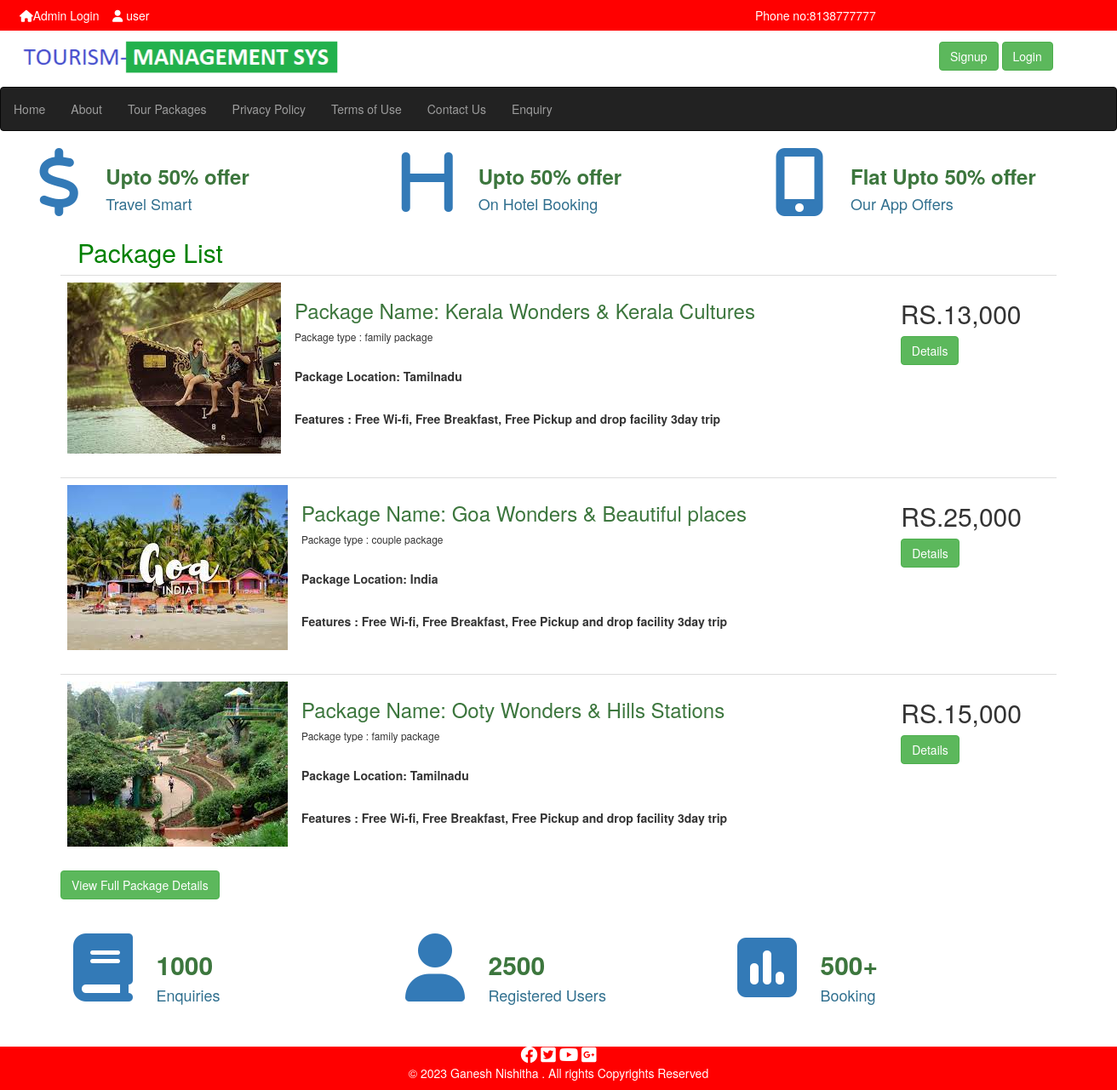
The app's page /home.php with its own data.
### tables this page shows
CREATE TABLE `tour` (
  `id` int(11) NOT NULL,
  `package_name` varchar(100) DEFAULT NULL,
  `package_type` varchar(100) DEFAULT NULL,
  `package_location` varchar(30) DEFAULT NULL,
  `package_price` varchar(30) DEFAULT NULL,
  `package_image` varchar(500) DEFAULT NULL
);

### home.php (the view, shortened to what this page needs)
<!DOCTYPE html>
<html>
<head>
<link href="https://unpkg.com/aos@2.3.1/dist/aos.css" rel="stylesheet">
</head>
<body>
<?php
include('header.php');
?>
<div class="row animate__animated animate__fadeInDown">
	<div class="col-md-1 text-right">
		<i class="fa-solid fa-dollar-sign text-primary" style="font-size:80px;"></i>
	</div>
	<div class="col-md-3">
		<h3 class="text-success" style="font-weight:bold;">Upto 50% offer</h3>
		<h4 class="text-info ">Travel Smart</h4>
	</div>
	<div class="col-md-1 text-right">
		<i class="fa-solid fa-h text-primary" style="font-size:80px;"></i>
	</div>
	<div class="col-md-3">
		<h3 class="text-success" style="font-weight:bold;">Upto 50% offer</h3>
		<h4 class="text-info ">On Hotel Booking</h4>
	</div>
	<div class="col-md-1 text-right">
		<i class="fa-solid fa-mobile-screen-button text-primary" style="font-size:80px;"></i>
	</div>
	<div class="col-md-3">
		<h3 class="text-success" style="font-weight:bold;">Flat Upto 50% offer</h3>
		<h4 class="text-info ">Our App Offers</h4>
	</div>
 </div>
 <div class="container">
 <div class="row">
 	<h2 style="color:green;margin-left:20px;">Package List</h2>
 	<?php
	include('dbconnection.php');
	$sql="select * from tour limit 3";
	$result=mysqli_query($con,$sql);
	if(mysqli_num_rows($result)>0)
	{
		while($row=mysqli_fetch_assoc($result))
		{
			?>
<table class="table table-responsive">
	  <tr>
 			<th class="col-md-2">
 				<img src="<?php echo $row["package_image"];?>" class="animate__animated animate__slideInLeft">
 			</th>
 			<th class="col-md-8 animate__animated animate__slideInUp">
 				<h3 class="text-success">Package Name: <?php echo $row["package_name"];?></h3>
 				<h6>Package type : <?php echo $row["package_type"];?></h6><br>
 				<p>Package Location: <?php echo $row["package_location"];?></p><br>
 				<p>Features : Free Wi-fi, Free Breakfast, Free Pickup and drop facility 3day trip</p>
 			</th>
 			<th class="col-md-2 animate__animated animate__slideInRight">
 				<h2><?php echo $row["package_price"];?></h2>
 				<a href="package-details.php?pid=<?php echo $row['id']; ?>"><button class="btn btn-success">Details</button></a>
 			</th>
 		</tr>
</table>
<?php
		}
	}
	?>
 <a href="package-list.php" class=""><button class="btn btn-success animate__animated animate__fadeInLeft">View Full Package Details</button></a>
 </div>
 <br>
 <br>
 <div class="row animate__animated animate__fadeInDown">
	<div class="col-md-1 text-right">
		<i class="fa-solid fa-book text-primary" style="font-size:80px;"></i>
	</div>
	<div class="col-md-3">
		<h2 class="text-success" style="font-weight:bold;">1000</h2>
		<h4 class="text-info ">Enquiries</h4>
	</div>
	<div class="col-md-1 text-right">
		<i class="fa-solid fa-user text-primary" style="font-size:80px;"></i>
	</div>
	<div class="col-md-3">
		<h2 class="text-success" style="font-weight:bold;">2500</h2>
		<h4 class="text-info ">Registered Users</h4>
	</div>
	<div class="col-md-1 text-right">
		<i class="fa-solid fa-square-poll-vertical text-primary" style="font-size:80px;"></i>
	</div>
	<div class="col-md-3">
		<h2 class="text-success" style="font-weight:bold;">500+</h2>
		<h4 class="text-info ">Booking</h4>
	</div>
 </div>
</div>
<br>
<br>
<?php
include('footer.php');
?>
</div>
</body>
</html>

### style.css (style rules this page uses)
a { text-decoration:none; color:white; }
h3 { color:blue; }

### records on screen
tour: package_image (picture), package_name "Kerala Wonders & Kerala Cultures", package_type "family package", package_location "Tamilnadu", package_price "RS.13,000"
tour: package_image (picture), package_name "Goa Wonders & Beautiful places", package_type "couple package", package_location "India", package_price "RS.25,000"
tour: package_image (picture), package_name "Ooty Wonders & Hills Stations", package_type "family package", package_location "Tamilnadu", package_price "RS.15,000"
